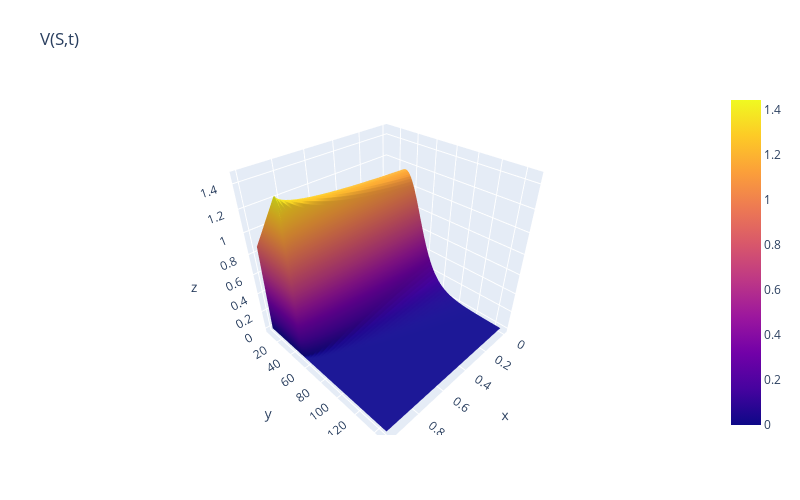

Source (notebook cell):
### Markdown cell above
### Plotting the difference between American and European

### Code cell
grid2.net = grid.net - grid2.net
grid2.plot(0, cut=True, stoppingline=False)
